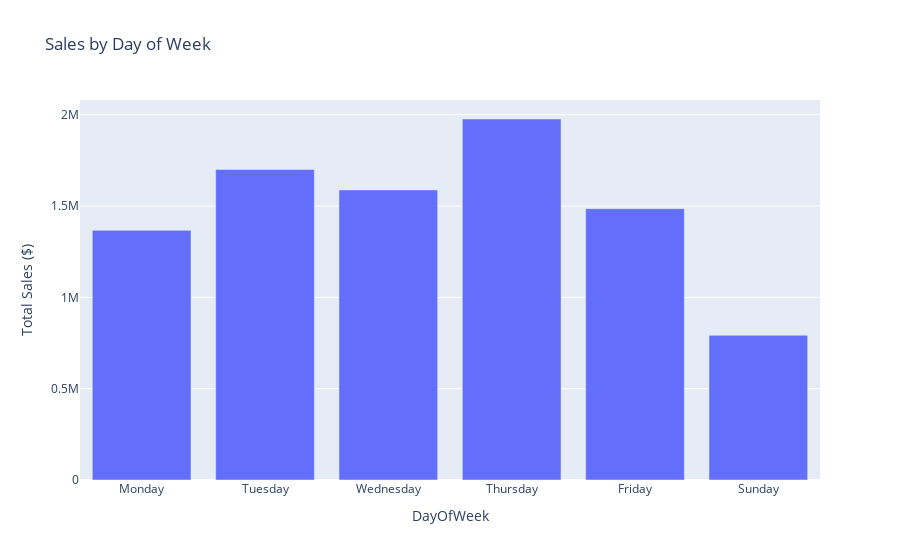

Notebook code for this chart:
### Code cell
# Cell 7: Sales by Day of Week
day_sales = df.groupby('DayOfWeek')['TotalSales'].sum().reset_index()

# Order days properly
day_order = ['Monday', 'Tuesday', 'Wednesday', 'Thursday', 'Friday', 'Saturday', 'Sunday']
day_sales['DayOfWeek'] = pd.Categorical(day_sales['DayOfWeek'], categories=day_order, ordered=True)
day_sales = day_sales.sort_values('DayOfWeek')

fig = px.bar(day_sales, x='DayOfWeek', y='TotalSales',
             title='Sales by Day of Week',
             labels={'TotalSales': 'Total Sales ($)'})
fig.show()

print("\n INSIGHT: Which days are strongest? Weekend vs weekday patterns?")

### Figure 1 — Plotly figure (JSON) as saved in the notebook; plotly's stock layout.template omitted (floating-point values rounded to 4 significant figures)
{"data": [{"hovertemplate": "DayOfWeek=%{x}<br>Total Sales ($)=%{y}<extra></extra>", "legendgroup": "", "marker": {"color": "#636efa", "pattern": {"shape": ""}}, "name": "", "orientation": "v", "showlegend": false, "textposition": "auto", "type": "bar", "x": ["Monday", "Tuesday", "Wednesday", "Thursday", "Friday", "Sunday"], "xaxis": "x", "y": [1367000.0, 1701000.0, 1588000.0, 1977000.0, 1486000.0, 792500.0], "yaxis": "y"}], "layout": {"barmode": "relative", "legend": {"tracegroupgap": 0}, "title": {"text": "Sales by Day of Week"}, "xaxis": {"anchor": "y", "domain": [0, 1], "title": {"text": "DayOfWeek"}}, "yaxis": {"anchor": "x", "domain": [0, 1], "title": {"text": "Total Sales ($)"}}}}
